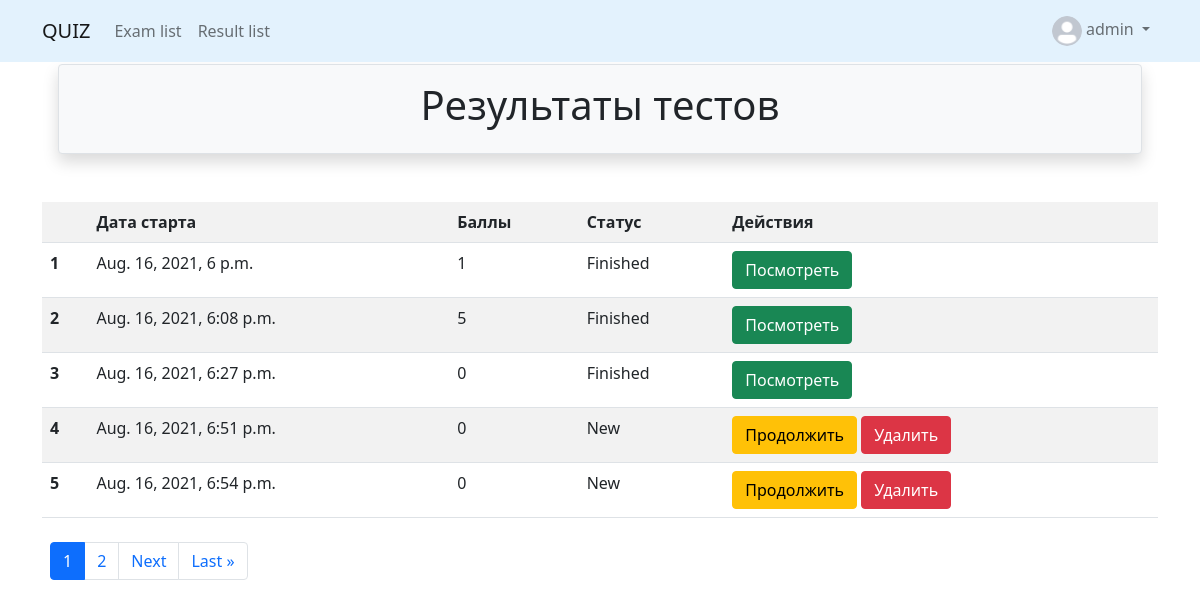
The app's page /quizzes/results/ (signed in), older data.
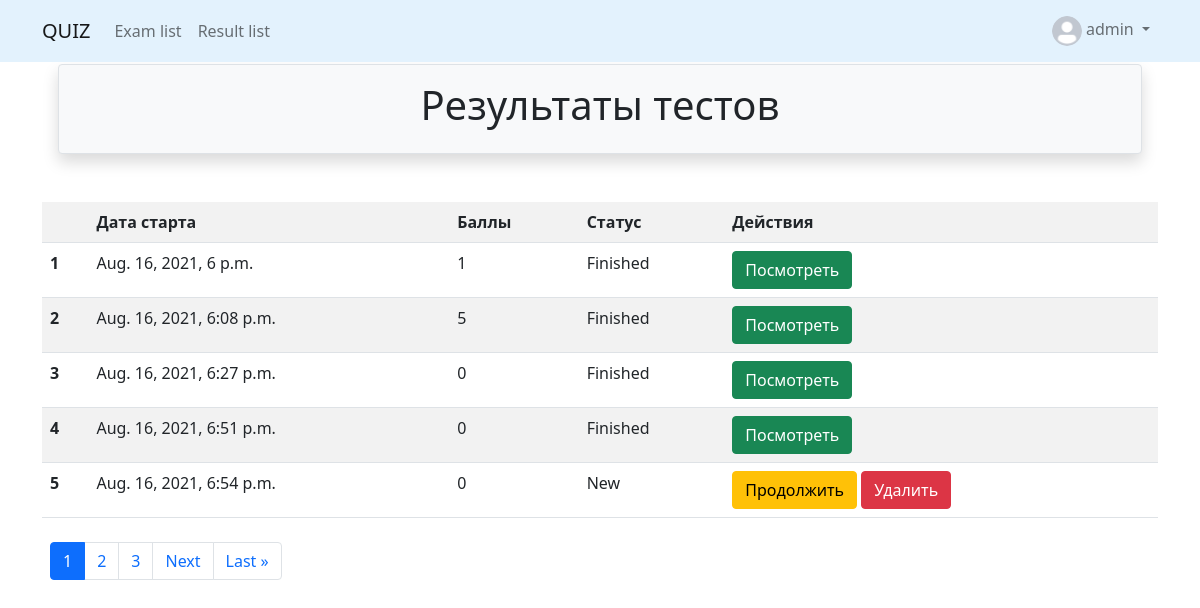
The same page, newer data.
### quiz/models.py (models this page shows, shortened)
class Result(BaseModel):
    class STATE(models.IntegerChoices):
        NEW = 0, "New"
        FINISHED = 1, "Finished"
    user = models.ForeignKey(get_user_model(), related_name='results', on_delete=models.CASCADE)
    exam = models.ForeignKey(Exam, related_name='results', on_delete=models.CASCADE)
    state = models.PositiveSmallIntegerField(default=STATE.NEW, choices=STATE.choices)
    uuid = models.UUIDField(default=generate_uuid, db_index=True, unique=True)
    current_order_number = models.PositiveSmallIntegerField(null=True)
    num_correct_answers = models.PositiveSmallIntegerField(default=0)
    num_incorrect_answers = models.PositiveSmallIntegerField(default=0)
    def balls(self):
        ball = self.num_correct_answers - self.num_incorrect_answers
        if ball > 0:
            ball = ball
        else: ball = 0
        return  ball

### quiz/views.py (the view)
# urls.py: path('results/', ExamResultListView.as_view(), name='result_list'),
class ExamResultListView(LoginRequiredMixin, ListView):
    model = Result
    template_name = 'results/list.html'
    context_object_name = 'results'
    paginate_by = 5
    def get_queryset(self):
        user = self.request.user
        return Result.objects.filter(user=user)

### quiz/templates/results/list.html (shortened to what this page needs)
{% extends 'base.html' %}
{% block header %}
    Результаты тестов
{% endblock %}
{% block content %}
    <div class="container">
        <div class="row">
        {% if results %}
        <table class="table table-striped table-hover">
            <tr>
                <th></th>
                <th>Дата старта</th>
                <th>Баллы</th>
                <th>Статус</th>
                <th>Действия</th>
            </tr>
            {% for result in results %}
            <tr>
                <td><b>{{ forloop.counter0|add:page_obj.start_index }}</b></td>
                <td>{{ result.create_timestamp }}</td>
                <td>{{ result.balls }}</td>
                <td>{{ result.get_state_display }}</td>
                <td>
                    {% if result.state == result.STATE.NEW %}
                        <a class="btn btn-warning" href="{% url 'quizzes:result_update' result.exam.uuid result.uuid %}">
                            Продолжить</a>
                        <a class="btn btn-danger" href="{% url 'quizzes:result_delete' result.exam.uuid result.uuid %}">
                    Удалить</a>
                    {% else %}
                        <a class="btn btn-success" href="{% url 'quizzes:result_details' result.exam.uuid result.uuid  %}">
                            Посмотреть
                        </a>
                    {% endif %}
                </td>
            </tr>
            {% endfor %}
        </table>
        {% if is_paginated %}
        <div class="p-1 m-1">
            {% include 'includes/pagination.html' %}
        </div>
        {% endif %}
        {% endif %}
            </div>
    </div>
{% endblock %}

Row changes from the older to the newer data that the page shows:
changed Result "Aug. 16, 2021, 6:51 p.m.": state "New" → "Finished"; state "Продолжить Удалить" → "Посмотреть"
Text that changed along with them:
new list line: "3"
